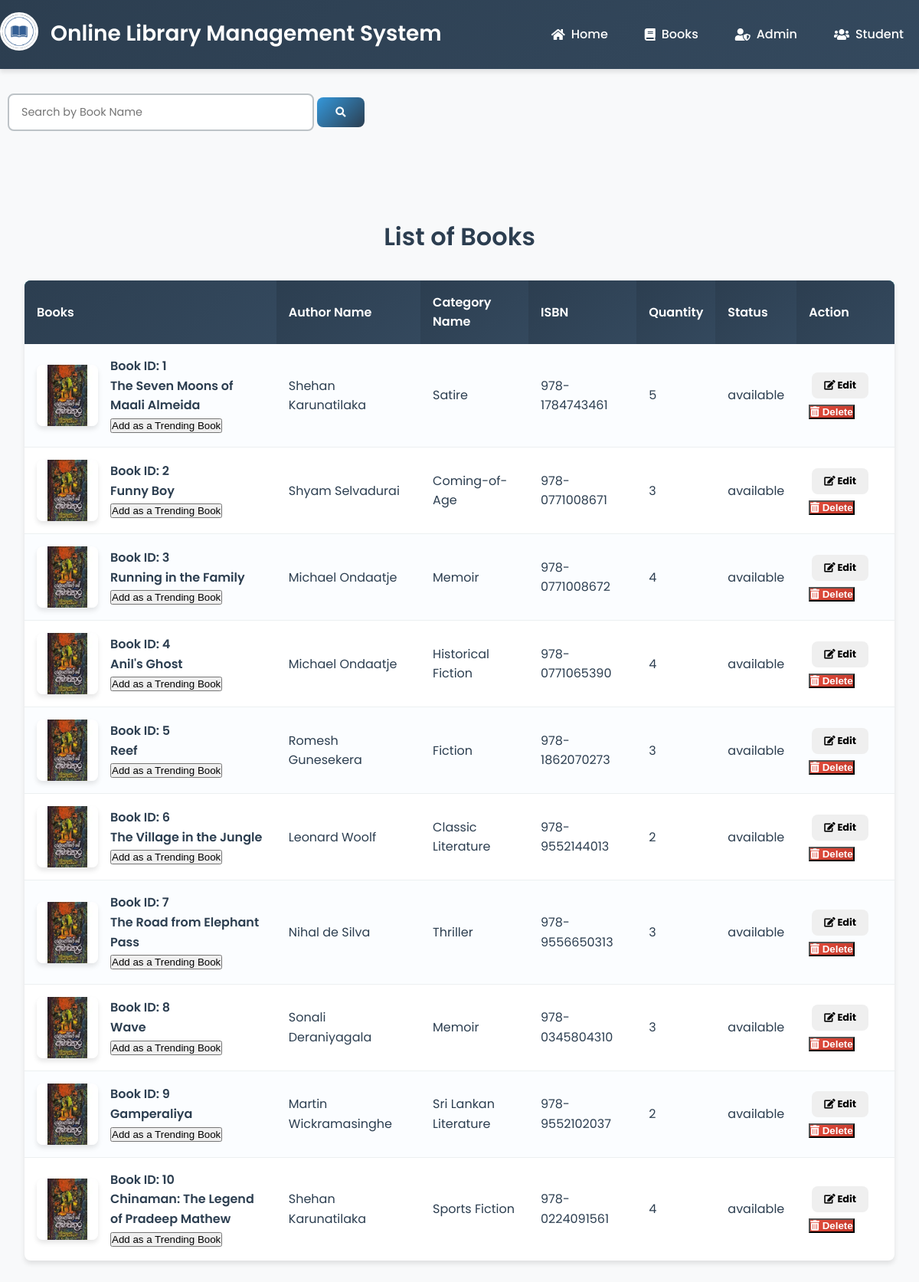
Screenshot of /manage_books.php with the database file from the repository.
### tables this page shows
CREATE TABLE books (
    bookid INT AUTO_INCREMENT PRIMARY KEY,
    bookpic VARCHAR(255) DEFAULT 'default_book.jpg',
    bookname VARCHAR(255) NOT NULL,
    categoryid INT,
    authorid INT,
    ISBN VARCHAR(20) UNIQUE,
    publisher VARCHAR(255),
    publication_year YEAR,
    quantity INT NOT NULL DEFAULT 1,
    available_copies INT NOT NULL DEFAULT 1,
    description TEXT,
    awards TEXT,
    status ENUM('available', 'borrowed', 'lost', 'damaged') DEFAULT 'available',
    created_at TIMESTAMP DEFAULT CURRENT_TIMESTAMP,
    updated_at TIMESTAMP DEFAULT CURRENT_TIMESTAMP ON UPDATE CURRENT_TIMESTAMP,
    FOREIGN KEY (categoryid) REFERENCES category(categoryid),
    FOREIGN KEY (authorid) REFERENCES authors(authorid)
);

CREATE TABLE authors (
    authorid INT AUTO_INCREMENT PRIMARY KEY,
    authorname VARCHAR(255) NOT NULL,
    biography TEXT,
    nationality VARCHAR(100),
    created_at TIMESTAMP DEFAULT CURRENT_TIMESTAMP
);

CREATE TABLE category (
    categoryid INT AUTO_INCREMENT PRIMARY KEY,
    categoryname VARCHAR(100) NOT NULL UNIQUE
);

### manage_books.php (the view, shortened to what this page needs)
<?php
	include "connection.php";
    include "admin_navbar.php";
?>
<!DOCTYPE html>
<html lang="en">
<head>
    <link rel="stylesheet" href="https://cdnjs.cloudflare.com/ajax/libs/font-awesome/5.15.2/css/all.min.css" />
    <link rel="stylesheet" href="style.css?v=<?php echo time(); ?>">
</head>
<body>
    <div class="search-bar admin-search">
        <form action="" method='post'>
            <input type="search" name='search' placeholder='Search by Book Name' required>
            <button type='submit' name='submit'><i class="fas fa-search"></i></button>
        </form>
    </div>
    <div class="request-table">
        <div class="request-container book-container">
            <h2 class="request-title student-info-title">List of Books</h2>
            <?php
		if(isset($_POST['submit']))
		{
			$q=mysqli_query($db,"SELECT books.bookpic,books.bookid,books.bookname,authors.authorname,category.categoryname,books.ISBN,quantity,status from  `books`join `authors` on authors.authorid=books.authorid join `category` on category.categoryid=books.categoryid  where bookname like '%$_POST[search]%'; ");
			if(mysqli_num_rows($q)==0)
			{
				echo "Sorry! No Books found. Try searching again";
			}
			else
			{
				echo "<table class='rtable booktable'>";
                echo "<tr style='background-color: teal;'>";
                echo "<th>"; echo "Books"; echo "</th>";
                echo "<th>"; echo "Author Name"; echo "</th>";
                echo "<th>"; echo "Category Name"; echo "</th>";
                echo "<th>"; echo "ISBN"; echo "</th>";
                echo "<th>"; echo "Quantity"; echo "</th>";
                echo "<th>"; echo "Status"; echo "</th>";
                echo "<th>"; echo "Action"; echo "</th>";
                echo "</tr>";
                while($row=mysqli_fetch_assoc($q))
                {
                    echo "<tr>";
                    echo "<td>
                    <div class='table-info'>
                        <img src='images/".$row['bookpic']."'>
                        <div>
                            <p>Book ID: ";echo $row['bookid'];echo"</p>
                            <p>";echo $row['bookname'];echo"</p>";?>
                            <a href="?req=<?php echo $row['bookid'];?>"><button type='submit' name='remove'>Add as a Trending Book</button></a>
                        </div>
                    </div>
                    </td><?php
                    echo "<td>"; echo $row['authorname']; echo "</td>";
                    echo "<td>"; echo $row['categoryname']; echo "</td>";
                    echo "<td>"; echo $row['ISBN']; echo "</td>";
                    echo "<td>"; echo $row['quantity']; echo "</td>";
                    echo "<td>"; echo $row['status']; echo "</td>";
                    echo "<td>";?><a href="edit_book.php?ed=<?php echo $row['bookid'];?>"><button style="font-weight:bold;" type="submit" name="submit1" class="btn btn-default actionbtn"><i class="fas fa-edit"></i> Edit
			        </button>
                    </a>
                    <a href="delete_book.php?del=<?php echo $row['bookid'];?>"><button onclick="del()" style="font-weight:bold;" type="submit" name="submit1" class="delbtn" ><i class="fas fa-trash-alt"></i> Delete
                        </button>
                    </a>
			        <?php
			        echo "</td>";
                    echo "</tr>";
                }
                echo "</table>";
		    }
		}
		else
		{
			$res=mysqli_query($db,"SELECT books.bookpic,books.bookid,books.bookname,authors.authorname,category.categoryname,books.ISBN,quantity,status from  `books`join `authors` on authors.authorid=books.authorid join `category` on category.categoryid=books.categoryid ;");
            echo "<table class='rtable booktable'>";
            echo "<tr style='background-color: teal;'>";
            echo "<th>"; echo "Books"; echo "</th>";
            echo "<th>"; echo "Author Name"; echo "</th>";
            echo "<th>"; echo "Category Name"; echo "</th>";
            echo "<th>"; echo "ISBN"; echo "</th>";
            echo "<th>"; echo "Quantity"; echo "</th>";
            echo "<th>"; echo "Status"; echo "</th>";
            echo "<th>"; echo "Action"; echo "</th>";
            echo "</tr>";
            while($row=mysqli_fetch_assoc($res))
            {
                echo "<tr>";
                    echo "<td>
                    <div class='table-info'>
                        <img src='images/".$row['bookpic']."'>
                        <div>
                            <p>Book ID: ";echo $row['bookid'];echo"</p>
                            <p>";echo $row['bookname'];echo"</p>";?>
                            <a href="?req=<?php echo $row['bookid'];?>"><button type='submit' name='remove'>Add as a Trending Book</button></a>
                        </div>
                    </div>
                    </td><?php
                    echo "<td>"; echo $row['authorname']; echo "</td>";
                    echo "<td>"; echo $row['categoryname']; echo "</td>";
                    echo "<td>"; echo $row['ISBN']; echo "</td>";
                    echo "<td>"; echo $row['quantity']; echo "</td>";
                    echo "<td>"; echo $row['status']; echo "</td>";
                    echo "<td>";?><a href="edit_book.php?ed=<?php echo $row['bookid'];?>"><button style="font-weight:bold;" type="submit" name="submit1" class="btn btn-default actionbtn"><i class="fas fa-edit"></i> Edit
			        </button>
                    </a>
                    <a href="delete_book.php?del=<?php echo $row['bookid'];?>"><button onclick="del()" style="font-weight:bold;" type="submit" name="submit1" class="delbtn" ><i class="fas fa-trash-alt"></i> Delete
                        </button>
                    </a>
			        <?php
			        echo "</td>";
                    echo "</tr>";
            }
            echo "</table>";
            }
        ?>
        </div>
    </div>
</body>
</html>

### style.css (style rules this page uses)
:root { --primary-color: #2c3e50; --secondary-color: #3498db; --accent-color: #e74c3c; --success-color: #27ae60; --warning-color: #f39c12; --dark-color: #34495e; --light-color: #ecf0f1; --white: #ffffff; --text-dark: #2c3e50; --text-light: #7f8c8d; --border-color: #bdc3c7; --shadow: 0 4px 6px rgba(0, 0, 0, 0.1); --shadow-hover: 0 8px 25px rgba(0, 0, 0, 0.15); --border-radius: 8px; --transition: all 0.3s ease; --font-primary: 'Poppins', sans-serif; --font-secondary: 'Kaushan Script', cursive; }
* { margin: 0; padding: 0; box-sizing: border-box; }
html { scroll-behavior: smooth; font-size: 16px; }
body { font-family: var(--font-primary); line-height: 1.6; color: var(--text-dark); background-color: #f8f9fa; overflow-x: hidden; }
h1, h2, h3, h4, h5, h6 { font-weight: 600; color: var(--text-dark); }
h2 { font-size: 2rem; }
p { color: var(--text-light); margin-bottom: 1rem; }
a { text-decoration: none; color: var(--secondary-color); transition: var(--transition); }
.request-table { padding: 4rem 0; }
.request-container { max-width: 1400px; margin: 0 auto; padding: 0 2rem; }
.request-title, .student-info-title { font-size: 2rem; text-align: center; margin-bottom: 2rem; color: var(--text-dark); }
.rtable { width: 100%; background: var(--white); border-radius: var(--border-radius); overflow: hidden; box-shadow: var(--shadow); border-collapse: collapse; }
.rtable th { background: linear-gradient(135deg, var(--primary-color) 0%, var(--dark-color) 100%); color: var(--white); padding: 1rem; text-align: left; font-weight: 600; }
.rtable td { padding: 1rem; border-bottom: 1px solid var(--light-color); vertical-align: middle; }
.rtable tr:last-child td { border-bottom: none; }
.table-info { display: flex; align-items: center; gap: 1rem; }
.table-info img { width: 80px; height: 80px; object-fit: cover; border-radius: var(--border-radius); box-shadow: var(--shadow); }
.table-info div p { margin: 0; font-weight: 600; color: var(--text-dark); }
.btn { display: inline-block; padding: 0.75rem 1.5rem; border: none; border-radius: var(--border-radius); font-family: var(--font-primary); font-weight: 500; text-align: center; cursor: pointer; transition: var(--transition); text-decoration: none; font-size: 0.9rem; }
.btn-danger, .delbtn { background: linear-gradient(135deg, var(--accent-color) 0%, #c0392b 100%); color: var(--white); }
.actionbtn { padding: 0.5rem 1rem; margin: 0.25rem; font-size: 0.8rem; }
form { width: 100%; margin-left: 10px; }
form input, form select, form textarea, .form-control { width: 100%; padding: 0.75rem; border: 2px solid var(--border-color); border-radius: var(--border-radius); font-family: var(--font-primary); font-size: 0.9rem; transition: var(--transition); margin-bottom: 1rem; }
.search-bar { display: flex; justify-content: center; gap: 1rem; margin: 2rem 0; flex-wrap: wrap; }
.search-bar input, .search-bar select { padding: 0.75rem 1rem; border: 2px solid var(--border-color); border-radius: var(--border-radius); font-size: 0.9rem; min-width: 200px; max-width: 400px; }
.search-bar button { padding: 0.75rem 1.5rem; background: linear-gradient(135deg, var(--secondary-color) 0%, var(--primary-color) 100%); color: var(--white); border: none; border-radius: var(--border-radius); cursor: pointer; font-weight: 500; transition: var(--transition); }
.book-container { max-width: 1400px; margin: 0 auto; padding: 0 2rem; }
.rtable tbody tr:nth-child(even) { background: rgba(52, 152, 219, 0.02); }
.rtable td:nth-child(7) { font-weight: 600; }

### rows the page displays
books: bookpic (placeholder picture), bookid "1", bookname "The Seven Moons of Maali Almeida", authorid.authorname "Shehan Karunatilaka", categoryid.categoryname "Satire", ISBN "978-1784743461", quantity "5", status "available"
books: bookpic (placeholder picture), bookid "2", bookname "Funny Boy", authorid.authorname "Shyam Selvadurai", categoryid.categoryname "Coming-of-Age", ISBN "978-0771008671", quantity "3", status "available"
books: bookpic (placeholder picture), bookid "3", bookname "Running in the Family", authorid.authorname "Michael Ondaatje", categoryid.categoryname "Memoir", ISBN "978-0771008672", quantity "4", status "available"
books: bookpic (placeholder picture), bookid "4", bookname "Anil's Ghost", authorid.authorname "Michael Ondaatje", categoryid.categoryname "Historical Fiction", ISBN "978-0771065390", quantity "4", status "available"
books: bookpic (placeholder picture), bookid "5", bookname "Reef", authorid.authorname "Romesh Gunesekera", categoryid.categoryname "Fiction", ISBN "978-1862070273", quantity "3", status "available"
books: bookpic (placeholder picture), bookid "6", bookname "The Village in the Jungle", authorid.authorname "Leonard Woolf", categoryid.categoryname "Classic Literature", ISBN "978-9552144013", quantity "2", status "available"
books: bookpic (placeholder picture), bookid "7", bookname "The Road from Elephant Pass", authorid.authorname "Nihal de Silva", categoryid.categoryname "Thriller", ISBN "978-9556650313", quantity "3", status "available"
books: bookpic (placeholder picture), bookid "8", bookname "Wave", authorid.authorname "Sonali Deraniyagala", categoryid.categoryname "Memoir", ISBN "978-0345804310", quantity "3", status "available"
books: bookpic (placeholder picture), bookid "9", bookname "Gamperaliya", authorid.authorname "Martin Wickramasinghe", categoryid.categoryname "Sri Lankan Literature", ISBN "978-9552102037", quantity "2", status "available"
books: bookpic (placeholder picture), bookid "10", bookname "Chinaman: The Legend of Pradeep Mathew", authorid.authorname "Shehan Karunatilaka", categoryid.categoryname "Sports Fiction", ISBN "978-0224091561", quantity "4", status "available"
